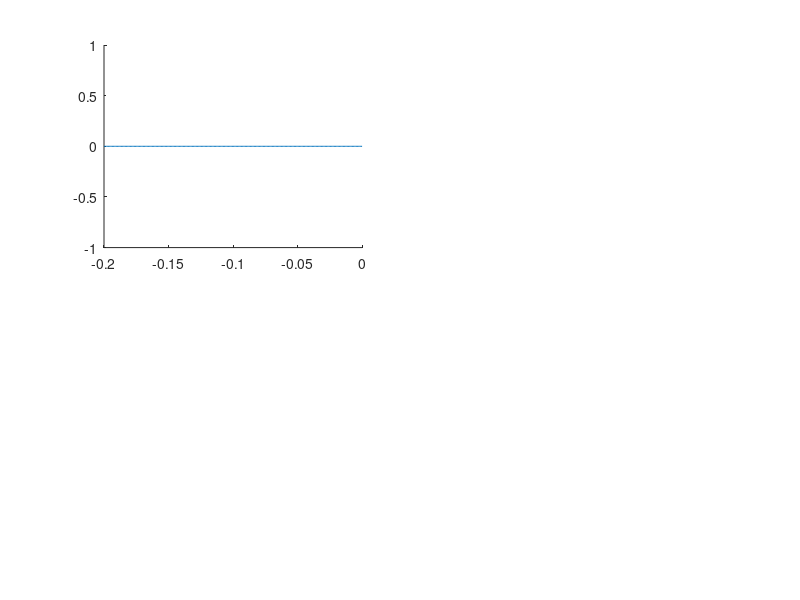

Recreate this plot in MATLAB. (Note: this script raises an error after producing the figure.)
f=input('Enter Frequency =');
t=1/f;
x1=-t:0.001:0;
x2= 1:0.001:t;
y1=zeros(1,(t/0.001)+1);
y2=ones(1,(t/0.001));
figure
subplot(2,2,1)
plot(x1,y1,x2,y2);
title('Subplot 1: ')
